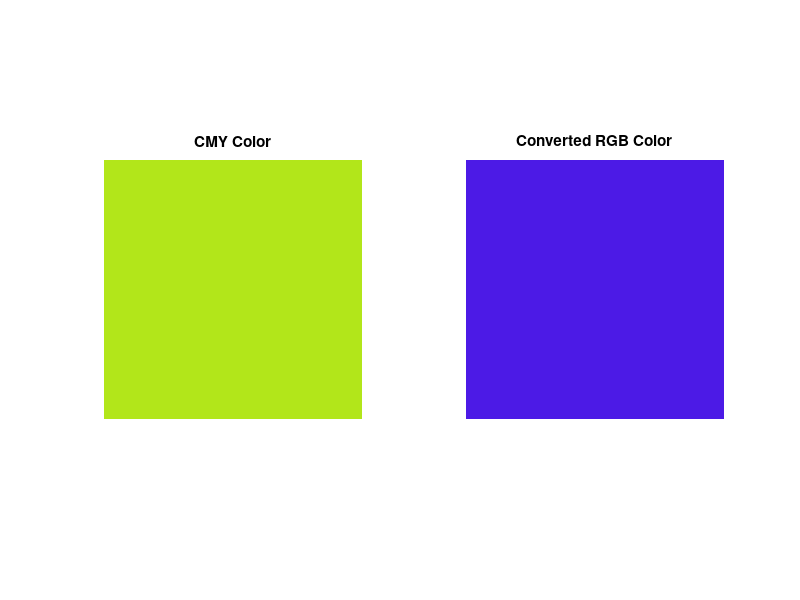

MATLAB code to generate this figure:
c_val = 0.70;
m_val = 0.90;
y_val = 0.10;

r_val = 1 - c_val;
g_val = 1 - m_val;
b_val = 1 - y_val;

fprintf('R = %.3f\n', r_val);
fprintf('G = %.3f\n', g_val);
fprintf('B = %.3f\n', b_val);

cmy_block = cat(3, c_val, m_val, y_val);
rgb_block = cat(3, r_val, g_val, b_val);

figure;
subplot(1,2,1), imshow(cmy_block), title('CMY Color');
subplot(1,2,2), imshow(rgb_block), title('Converted RGB Color');
